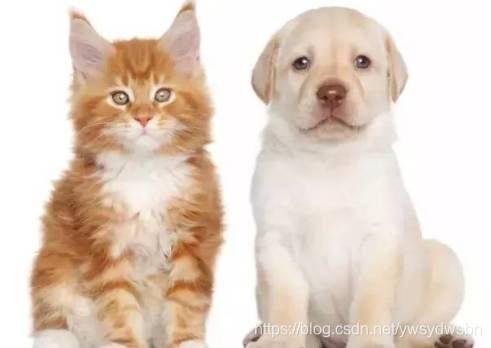
#> input picture tests/cat.jpeg, 491 x 348 px
$ python mask_demo.py
#> lines starting #> are read from the running program, lines starting #| are printed output that depends on the picture; after the words box and inside, x2 and y2 are one past the last pixel; in counts of white or black regions, pixels touching at a corner belong together
import cv2
import numpy as np


def create_mask(img):

    # 多边形 mask
    # 先创建个和输入图片相同大小的 zero 图
    zero_img = np.zeros(img.shape[:2], dtype="uint8")
    # mask = cv2.polylines(mask_img, b, 1, 255)
    # 想要的掩码图区域
    pts = np.array([[(22,59),(54,24),(106,9),(200,14),(223,39),(228,75),(277,82),(303,108),(317,133),(302,153),(234,157),(151,157),(55,157)]], dtype=np.int32)

    # zero 图上用白色填充 mask
    mask = cv2.fillPoly(zero_img, pts, color=(255, 255, 255))
    print(mask.shape)
    # 圆形 mask
    x = 140
    y = 100
    r = 80
    # mask_img = np.zeros(img.shape[:2], dtype=np.uint8)
    # mask = cv2.circle(mask_img, (x, y), r, (255, 255, 255), -1)  # 在掩码图上画个圈, x, y 指定位置，填充白色.

    # 返回
    return mask


if __name__ == "__main__":
    """
    背景画掩码

    """

    img = cv2.imread("cat.jpeg")
#> img is the input picture: shape (348, 491, 3); mean B, G, R 197.1, 210.8, 227
    dst = cv2.imread("cat.jpeg")
    mask = create_mask(img)
#> in create_mask, `mask = cv2.fillPoly(zero_img, pts, color=(255, 255, 255))`:
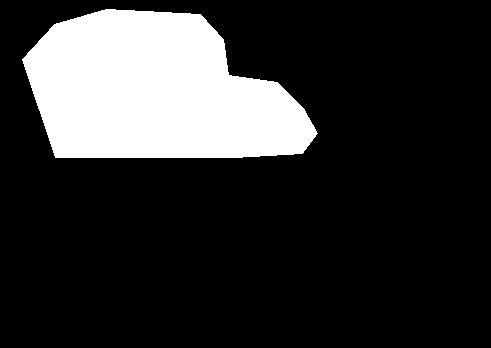
#> zero_img: shape (348, 491); 19% white; 1 white region, box (x1, y1, x2, y2) and area: (22, 9, 318, 158) 32539
#| (348, 491)
    # 输入图片和掩码图和在一起，只有 mask 区域漏了出来，0 的地方都是黑的
    image = cv2.add(img, np.zeros(np.shape(img), dtype=np.uint8), mask=mask)  # 输入网络
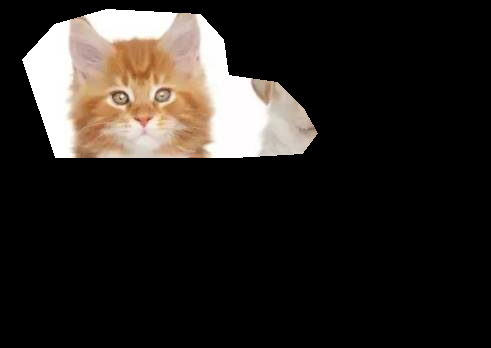
#> image: shape (348, 491, 3); mean B, G, R 33.9, 37.6, 41.9
    fake_image = image  # 网络得到结果

    cv2.imshow("img", img)
    # 展示掩膜图片
    cv2.imshow("mask", mask)
    # 展示添加掩膜效果图片
    cv2.imshow("image", image)

    background = img - fake_image   # 拿到一张和掩码图 0 的位置相反的图片， 也就是说只有前景位置像素点是 0
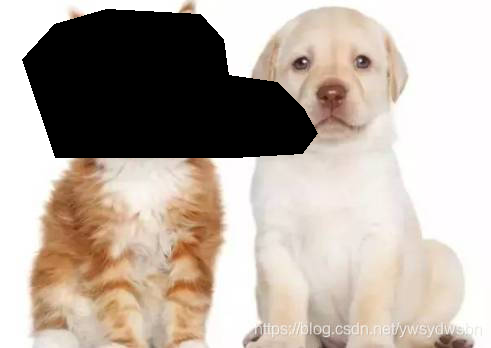
#> background: shape (348, 491, 3); mean B, G, R 163.2, 173.2, 185.1

    res = background + fake_image   # 前景位置为 0 的加上 背景位置为 0 的，颜色都显示出来噜，而且严丝合缝 so nice.

    # pts = np.array([[(22,59),(54,24),(106,9),(200,14),(223,39),(228,75),(277,82),(303,108),(317,133),(302,153),(234,157),(151,157),(55,157)]], dtype=np.int32)
    cv2.imshow("background", background)
    cv2.imshow("res", res)

    # mask = cv2.fillPoly(img, pts, color=(255, 255, 255))

    # output1 = cv2.seamlessClone(img, dst, mask, (180, 108), cv2.MIXED_CLONE)
    # cv2.imshow("pos", output1)

    while True:
        try:
            cv2.waitKey(0)
        except Exception as e:
            break

    cv2.waitKey(0)
    cv2.destroyAllWindow()
